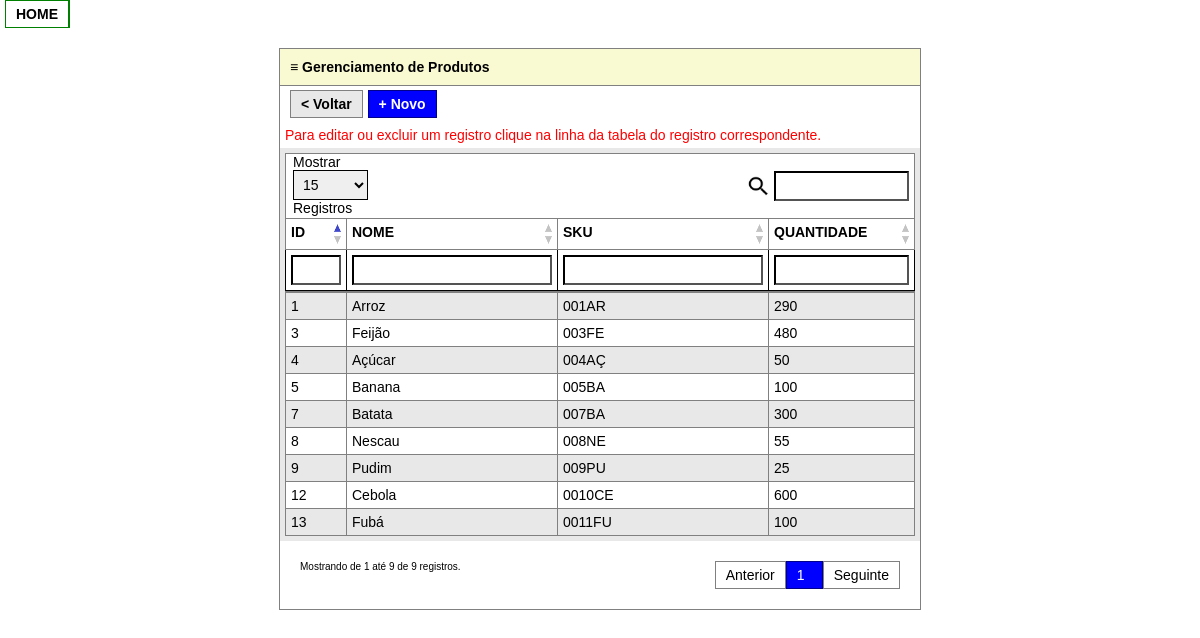
/produtos.php, run on the app's committed database.
### tables this page shows
CREATE TABLE `produtos` (
  `id` int(11) UNSIGNED NOT NULL,
  `nome` varchar(255) DEFAULT NULL,
  `quantidade` varchar(255) DEFAULT NULL,
  `sku` varchar(255) DEFAULT NULL,
  `data` timestamp NULL DEFAULT current_timestamp()
);

### produtos.php (the view, shortened to what this page needs)
<link rel="stylesheet" type="text/css" href="css/estilos.css">
<?php
require_once 'Partes iguais/Cabecalho.php';
require_once 'Partes iguais/menu.php';
?>
<div class = "flex" >
	<table class = "lista" >
		<tr>
			<td class = "tituloPrincipal" >
				&equiv; Gerenciamento de Produtos
			</td>
		</tr>
		<tr>
			<td class = "botoes" >
				<span class = "voltar" onclick="window.open(document.referrer,'_self');">&lt; Voltar</span>
				<a href = "novoProduto.php" style = "text-decoration:none;" ><span class = "botaoNovo" > + Novo </span></a>
			</td>
		</tr>
		<tr>
			<td style = "padding:5px;" class = "corvermelha" >
				Para editar ou excluir um registro clique na linha da tabela do registro correspondente.
			</td>
		</tr>
		<tr>
			<td style = "padding:5px;" >
				<table style = "border:1px solid gray;border-collapse:collapse;" >
					<tr>
						<td colspan = "2" style = "padding-left:7px;padding-bottom:2px;" >
							Mostrar<br>
							<select id = "Mostrar" style = "width:75px;" onchange = "mostrardividido('lista', 1)"  >
							<option value="15" selected >15</option>
							</select>
							<br>
							Registros
						</td>
						<td style = "text-align:right;" >
							<img src = "imagens/lupa.jpg" height = "20" />
						</td>
						<td style = "padding:5px;width:135px;" >
							<input style = "width:135px;" id = "filt7" name="filt7" type="text" onKeyUp="filter(this, 'lista', 'indefinido')">
						</td>
					</tr>
					<tr>
						<td style = "border:solid 1px gray;padding:5px;font-weight:bolder;background-color:white;" >
							ID<img onclick = "mudarImagem(1)" id = "img1" src = "imagens/setadesativada.jpg" height = "20px" width = "7px" style = "float:right;cursor:pointer;" />
						</td>
						<td style = "border:solid 1px gray;padding:5px;font-weight:bolder;background-color:white;" >
							NOME<img onclick = "mudarImagem(2)" id = "img2" src = "imagens/setadesativada.jpg" height = "20px" width = "7px" style = "float:right;cursor:pointer;" />
						</td>
						<td style = "border:solid 1px gray;padding:5px;font-weight:bolder;background-color:white;" >
							SKU<img onclick = "mudarImagem(3)" id = "img3" src = "imagens/setadesativada.jpg" height = "20px" width = "7px" style = "float:right;cursor:pointer;" />
						</td>
						<td style = "border:solid 1px gray;padding:5px;font-weight:bolder;background-color:white;" >
							QUANTIDADE<img onclick = "mudarImagem(4)" id = "img4" src = "imagens/setadesativada.jpg" height = "20px" width = "7px" style = "float:right;cursor:pointer;" />
						</td>
					</tr>
					<tr>
						<td style = "width:50px;padding:5px;border:solid 1px black;" >
							<input style = "width:50px;"  name="filt" id = "filt" type="text" onKeyUp="filter(this, 'lista', '0')">
						</td>
						<td style = "width:200px;padding:5px;border:solid 1px black;" >
							<input style = "width:200px;" name="filt2" id = "filt2" type="text" onKeyUp="filter(this, 'lista', '1')">
						</td>
						<td style = "width:200px;padding:5px;border:solid 1px black;" >
							<input style = "width:200px;" name="filt3" id = "filt3" type="text" onKeyUp="filter(this, 'lista', '2')">
						</td>
						<td style = "width:135px;padding:5px;border:solid 1px black;" >
							<input style = "width:135px;" name="filt4" id = "filt4" type="text" onKeyUp="filter(this, 'lista', '3')">
						</td>
					</tr>
				</table>
				<table style = "border:1px solid gray;border-collapse:collapse;" id="lista" >
					<tr>
						<td>
						</td>
					</tr>
					<?php
					require_once 'Partes iguais/dbmysql.php';
					$conn = mysqli_connect($servername, $username, $password, $dbname);
					$sql = "SELECT id, nome, sku, quantidade FROM produtos ORDER BY id ASC";
					$result = mysqli_query($conn, $sql);
					if (mysqli_num_rows($result) > 0) {
						while($row = mysqli_fetch_assoc($result)) {
					echo "<tr style = 'cursor:pointer;' id = ".$row["id"]." onMouseOver = 'MudarOpacity(".$row["id"].")' onMouseOut = 'MudarOpacityRetorno(".$row["id"].")' onclick = 'EditarExcluir(&apos;".$row["id"]."&apos;, &apos;".$row["nome"]."&apos;, &apos;".$row["sku"]."&apos;, &apos;".$row["quantidade"]."&apos;)' >
							<td style = 'border:solid 1px gray;padding:5px;width:50px;' >".$row["id"]."</td>";
						echo "<td style = 'border:solid 1px gray;padding:5px;width:200px;' >".$row["nome"]."</td>";
						echo "<td style = 'border:solid 1px gray;padding:5px;width:200px;' >".$row["sku"]."</td>";
						echo "<td style = 'border:solid 1px gray;padding:5px;width:135px;' >".$row["quantidade"]."</td>";
					echo "</tr>";
						}
					}
					?>
				</table>
			</td>
		</tr>
		<tr>
			<td style = "padding:20px;" >
				<span style = "float:left;font-size:10px;" id="myDIVdois" ></span>
				<span style = "float:right;" id="myDIV" ></span>
			</td>
		</tr>
	</table>
</div>

### Partes iguais/Cabecalho.php (shortened to what this page needs)
<head>
<link rel="stylesheet" type="text/css" href="css/estilos.css" media="screen" />
</head>

### Partes iguais/menu.php (shortened to what this page needs)
<div style = "position:fixed;background-color:white;top:0px;padding:0px;margin:0px;z-index:5;" >
	<nav style = "font-size:14px;">
		<ul class="menu">
			<li><a href="index.php" style = "font-size:14px;font-weight:bolder;" >HOME</a></li>
		</ul>
	</nav>
</div>

### css/estilos.css (style rules this page uses)
* { font-family:arial; font-size:14px; }
* { margin: 0; padding: 0; }
.menu { list-style:none; border:1px solid green; float:left; margin-right:5px; margin-left:5px; }
.menu li { position:relative; float:left; border-right:1px solid green; }
.menu li a { color:black; text-decoration:none; padding:5px 10px; display:block; }
input[type=text] { padding:5px; border-left-style:solid; color:black; border-color:black; width:250px; }
select { padding:5px; border-left-style:solid; color:black; border-color:black; width:250px; }
.flex { display:flex; justify-content:center; }
span.voltar { background-color:#E8E8E8; border:solid 1px gray; font-weight:bolder; color:black; padding:5px; cursor:pointer; padding-left:10px; padding-right:10px; }
.corvermelha { color:red; }
table.lista { border-collapse:collapse; border:solid 1px gray; }
td.tituloPrincipal { background-color:LightGoldenRodYellow; padding:10px; border:solid 1px gray; font-weight:bolder; }
td.botoes { padding:10px; background-color:white; }
span.botaoNovo { background-color:blue; font-weight:bolder; color:white; padding:5px; cursor:pointer; border:solid 1px DarkBlue; padding-left:10px; padding-right:10px; margin:1px; }

### Partes iguais/Cabecalho.php (style rules this page uses)
* { font-family:arial; font-size:14px; }

### produtos.php (style rules this page uses)
tr:nth-child(even) { background: #E8E8E8 }
tr:nth-child(odd) { background: #FFF }

### data on the page
produtos: id "1", nome "Arroz", sku "001AR", quantidade "290"
produtos: id "3", nome "Feijão", sku "003FE", quantidade "480"
produtos: id "4", nome "Açúcar", sku "004AÇ", quantidade "50"
produtos: id "5", nome "Banana", sku "005BA", quantidade "100"
produtos: id "7", nome "Batata", sku "007BA", quantidade "300"
produtos: id "8", nome "Nescau", sku "008NE", quantidade "55"
produtos: id "9", nome "Pudim", sku "009PU", quantidade "25"
produtos: id "12", nome "Cebola", sku "0010CE", quantidade "600"
produtos: id "13", nome "Fubá", sku "0011FU", quantidade "100"
